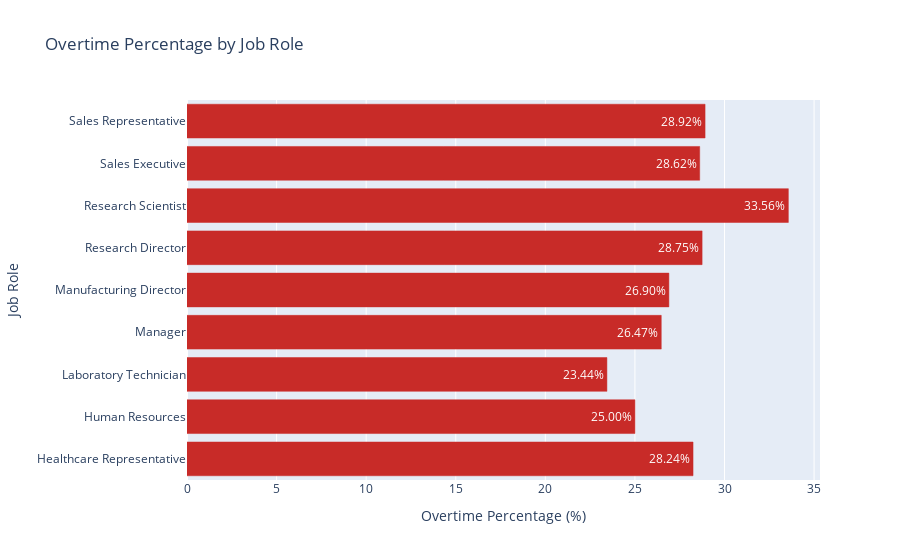

Here is the notebook cell this chart was saved with:
### Code cell
# calculate overtime percentage by job role 
overtime_percentage_by_job_role = (df[df['OverTime'] == 'Yes']['JobRole'].value_counts() / df['JobRole'].value_counts() * 100).reset_index()
overtime_percentage_by_job_role.columns = ['JobRole', 'OverTimePercentage']

 #Add department information for each job role
job_role_departments = {
    'Sales Executive': 'Sales',
    'Research Scientist': 'Research & Development',
    'Laboratory Technician': 'Research & Development',
    'Manufacturing Director': 'Research & Development',
    'Healthcare Representative': 'Sales',
    'Manager': 'Research & Development',
    'Sales Representative': 'Sales',
    'Research Director': 'Research & Development',
    'Human Resources': 'Human Resources'
}


overtime_percentage_by_job_role['Department'] = overtime_percentage_by_job_role['JobRole'].map(job_role_departments)

# Create an interactive horizontal bar chart using Plotly
fig = px.bar(overtime_percentage_by_job_role, 
             x='OverTimePercentage', 
             y='JobRole', 
             orientation='h', 
             labels={'OverTimePercentage': 'Overtime Percentage (%)', 'JobRole': 'Job Role'},
             title='Overtime Percentage by Job Role',
             custom_data=['Department'])

# Set tooltip and text template
fig.update_traces(texttemplate='%{x:.2f}%', textposition='inside', 
                  hovertemplate='Department: %{customdata[0]}<br>Job Role: %{y}<br>Overtime Percentage: %{x:.2f}%<extra></extra>')

# Show red on top and adjust color settings
fig.update_traces(marker_color='rgb(200,43,40)', marker_line_color='rgb(200,43,40)')

# Layout adjustments
fig.update_layout(xaxis_title='Overtime Percentage (%)', yaxis_title='Job Role')
fig.show()

### Figure 1 — Plotly figure (JSON) as saved in the notebook; plotly's stock layout.template omitted (floating-point values rounded to 4 significant figures)
{"data": [{"alignmentgroup": "True", "customdata": [["Sales"], ["Human Resources"], ["Research & Development"], ["Research & Development"], ["Research & Development"], ["Research & Development"], ["Research & Development"], ["Sales"], ["Sales"]], "hovertemplate": "Department: %{customdata[0]}<br>Job Role: %{y}<br>Overtime Percentage: %{x:.2f}%<extra></extra>", "legendgroup": "", "marker": {"color": "rgb(200,43,40)", "line": {"color": "rgb(200,43,40)"}, "pattern": {"shape": ""}}, "name": "", "offsetgroup": "", "orientation": "h", "showlegend": false, "textposition": "inside", "texttemplate": "%{x:.2f}%", "type": "bar", "x": [28.24, 25, 23.44, 26.47, 26.9, 28.75, 33.56, 28.62, 28.92], "xaxis": "x", "y": ["Healthcare Representative", "Human Resources", "Laboratory Technician", "Manager", "Manufacturing Director", "Research Director", "Research Scientist", "Sales Executive", "Sales Representative"], "yaxis": "y"}], "layout": {"autosize": true, "barmode": "relative", "legend": {"tracegroupgap": 0}, "title": {"text": "Overtime Percentage by Job Role"}, "xaxis": {"anchor": "y", "autorange": true, "domain": [0, 1], "range": [0, 35.33], "title": {"text": "Overtime Percentage (%)"}, "type": "linear"}, "yaxis": {"anchor": "x", "autorange": true, "domain": [0, 1], "range": [-0.5, 8.5], "title": {"text": "Job Role"}, "type": "category"}}}
